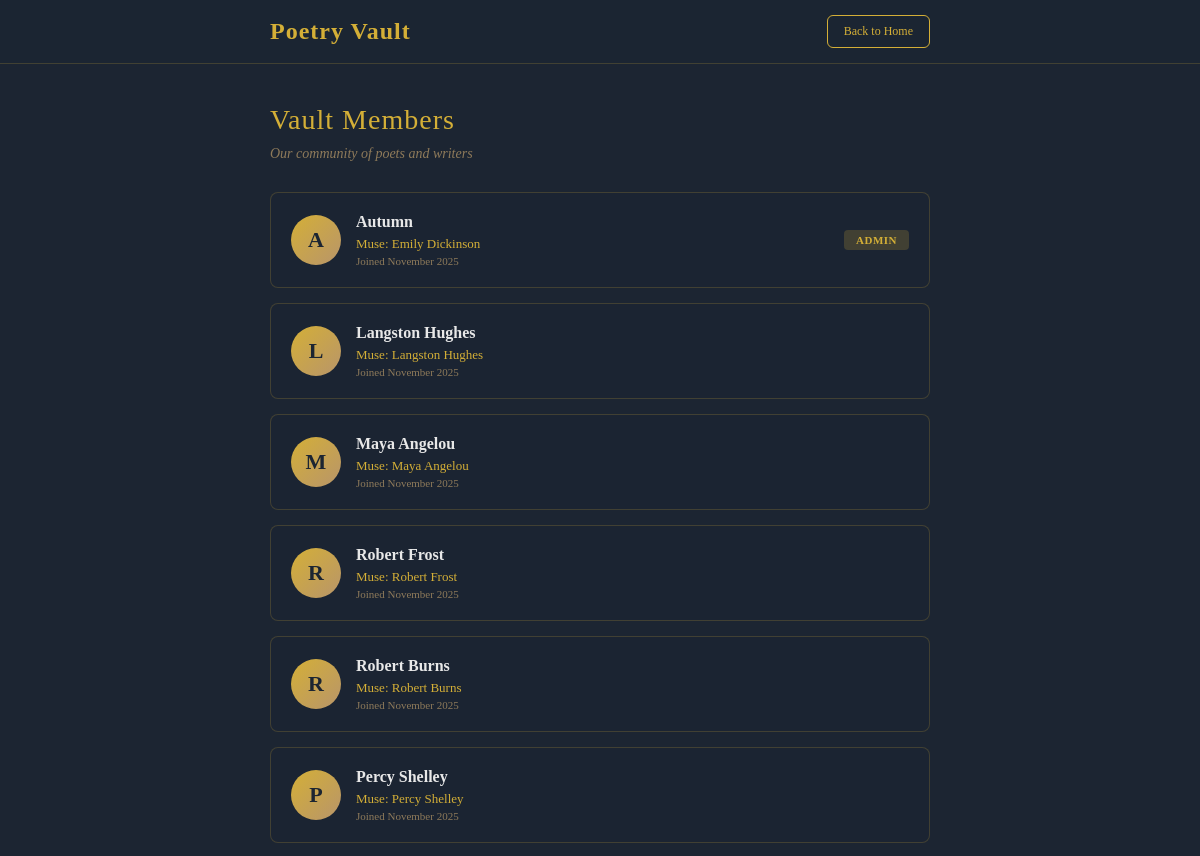
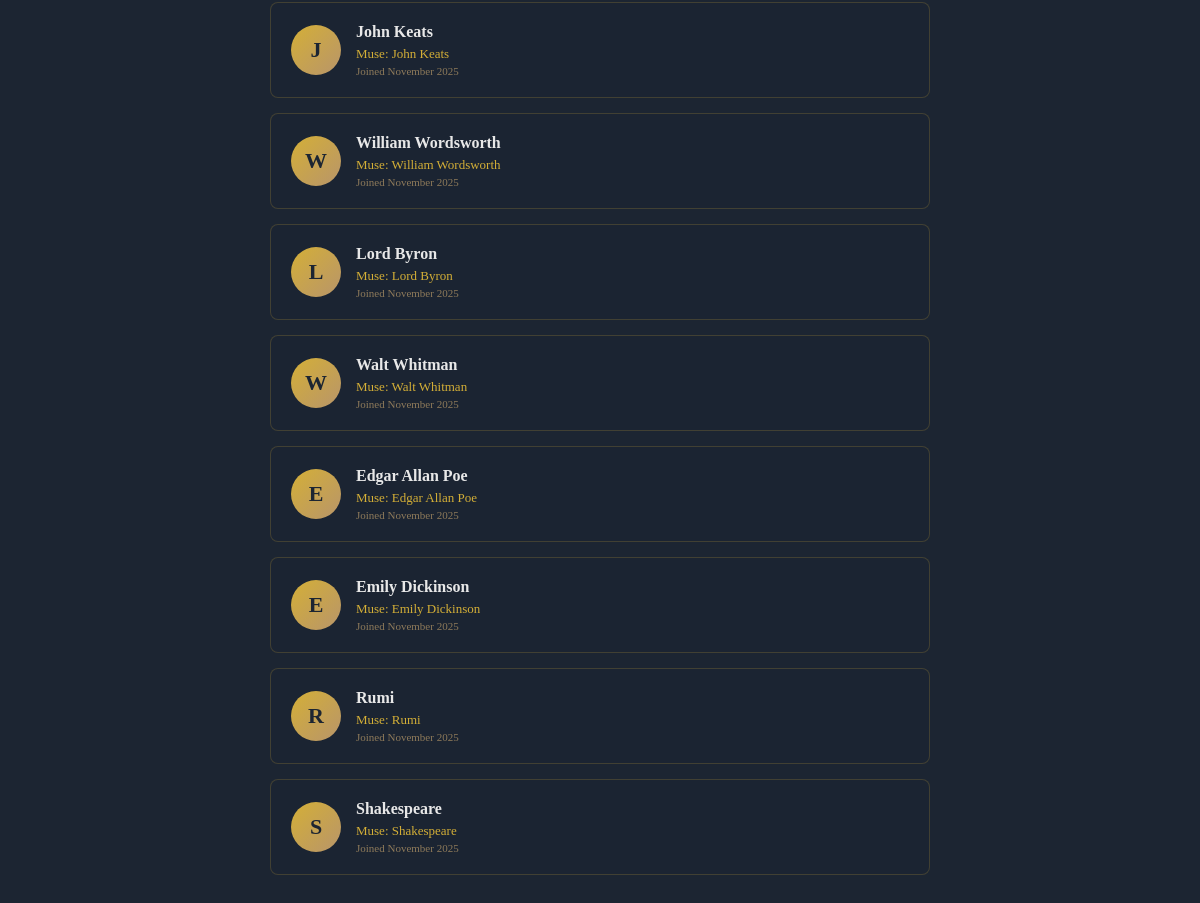
/users (signed in), run on the app's committed database (2 pictures, top to bottom).
### models.py (models this page shows, shortened)
class User(UserMixin, db.Model):
    __tablename__ = 'users'
    id = db.Column(db.Integer, primary_key=True)
    username = db.Column(db.String(80), unique=True, nullable=False)
    email = db.Column(db.String(120), unique=True, nullable=False)
    password_hash = db.Column(db.String(255), nullable=False)
    age = db.Column(db.Integer, nullable=True)
    favorite_poet = db.Column(db.String(100), nullable=True)
    is_admin = db.Column(db.Boolean, default=False)
    created_at = db.Column(db.DateTime, default=datetime.utcnow)
    poems = db.relationship('Poem', backref='author', lazy=True)
    comments = db.relationship('Comment', backref='author', lazy=True)
    saved_poems = db.relationship('SavedPoem', backref='user', lazy=True, cascade='all, delete-orphan')
    likes = db.relationship('Like', backref='user', lazy=True, cascade='all, delete-orphan')
    notifications = db.relationship('Notification', backref='user', lazy=True, cascade='all, delete-orphan')

### app.py (the view)
    @app.route('/users')
    @login_required
    def users():
        all_users = User.query.order_by(User.created_at.desc()).all()
        return render_template('users.html', users=all_users)

### templates/users.html (shortened to what this page needs)
<!DOCTYPE html>
<html>
<head>
</head>
<body>
    <nav class="navbar">
        <div class="nav-container">
            <a href="/home" class="logo">Poetry Vault</a>
            <a href="/home" class="btn-back">Back to Home</a>
        </div>
    </nav>
    <div class="container">
        <h1>Vault Members</h1>
        <p class="subtitle">Our community of poets and writers</p>
        {% for user in users %}
        <div class="user-card">
            <div class="avatar">{{ user.username[0].upper() }}</div>
            <div class="user-info">
                <strong>{{ user.username }}</strong>
                <div class="poet">Muse: {{ user.favorite_poet }}</div>
                <div class="joined">Joined {{ user.created_at.strftime('%B %Y') }}</div>
            </div>
            {% if user.is_admin %}
            <div class="admin-badge">Admin</div>
            {% endif %}
        </div>
        {% endfor %}
    </div>
</body>
</html>

### templates/users.html (style rules this page uses)
* { margin: 0; padding: 0; box-sizing: border-box; }
body { font-family: 'Georgia', 'Times New Roman', serif; background: #1c2532; min-height: 100vh; color: #e8e8e8; }
.navbar { background: rgba(28, 37, 50, 0.95); border-bottom: 1px solid rgba(212, 175, 55, 0.2); padding: 15px 0; position: sticky; top: 0; z-index: 100; }
.nav-container { max-width: 700px; margin: 0 auto; padding: 0 20px; display: flex; justify-content: space-between; align-items: center; }
.logo { font-size: 24px; color: #d4af37; font-weight: 600; letter-spacing: 1px; text-decoration: none; }
.btn-back { padding: 8px 16px; background: transparent; color: #d4af37; border: 1px solid #d4af37; border-radius: 6px; text-decoration: none; font-size: 12px; font-weight: 500; }
.container { max-width: 700px; margin: 40px auto; padding: 0 20px; }
h1 { color: #d4af37; font-size: 28px; margin-bottom: 10px; font-weight: normal; letter-spacing: 1px; }
.subtitle { color: #8e7a5a; font-size: 14px; margin-bottom: 30px; font-style: italic; }
.user-card { background: rgba(28, 37, 50, 0.8); border: 1px solid rgba(212, 175, 55, 0.2); border-radius: 8px; padding: 20px; margin-bottom: 15px; display: flex; align-items: center; gap: 15px; transition: border-color 0.2s; }
.avatar { width: 50px; height: 50px; border-radius: 50%; background: linear-gradient(135deg, #d4af37 0%, #b8956a 100%); display: flex; align-items: center; justify-content: center; color: #1c2532; font-weight: bold; font-size: 22px; flex-shrink: 0; }
.user-info { flex: 1; }
.user-info strong { color: #e8e8e8; font-size: 16px; display: block; font-weight: 600; margin-bottom: 5px; }
.user-info .poet { color: #d4af37; font-size: 13px; margin-bottom: 3px; }
.user-info .joined { color: #8e7a5a; font-size: 11px; }
.admin-badge { background: rgba(212, 175, 55, 0.2); color: #d4af37; padding: 4px 12px; border-radius: 4px; font-size: 11px; font-weight: 600; letter-spacing: 0.5px; text-transform: uppercase; }

### data on the page
User: username "A", username "Autumn", favorite_poet "Emily Dickinson", created_at "November 2025", is_admin "ADMIN"
User: username "L", username "Langston Hughes", favorite_poet "Langston Hughes", created_at "November 2025"
User: username "M", username "Maya Angelou", favorite_poet "Maya Angelou", created_at "November 2025"
User: username "R", username "Robert Frost", favorite_poet "Robert Frost", created_at "November 2025"
User: username "R", username "Robert Burns", favorite_poet "Robert Burns", created_at "November 2025"
User: username "P", username "Percy Shelley", favorite_poet "Percy Shelley", created_at "November 2025"
User: username "J", username "John Keats", favorite_poet "John Keats", created_at "November 2025"
User: username "W", username "William Wordsworth", favorite_poet "William Wordsworth", created_at "November 2025"
User: username "L", username "Lord Byron", favorite_poet "Lord Byron", created_at "November 2025"
User: username "W", username "Walt Whitman", favorite_poet "Walt Whitman", created_at "November 2025"
User: username "E", username "Edgar Allan Poe", favorite_poet "Edgar Allan Poe", created_at "November 2025"
User: username "E", username "Emily Dickinson", favorite_poet "Emily Dickinson", created_at "November 2025"
User: username "R", username "Rumi", favorite_poet "Rumi", created_at "November 2025"
User: username "S", username "Shakespeare", favorite_poet "Shakespeare", created_at "November 2025"
